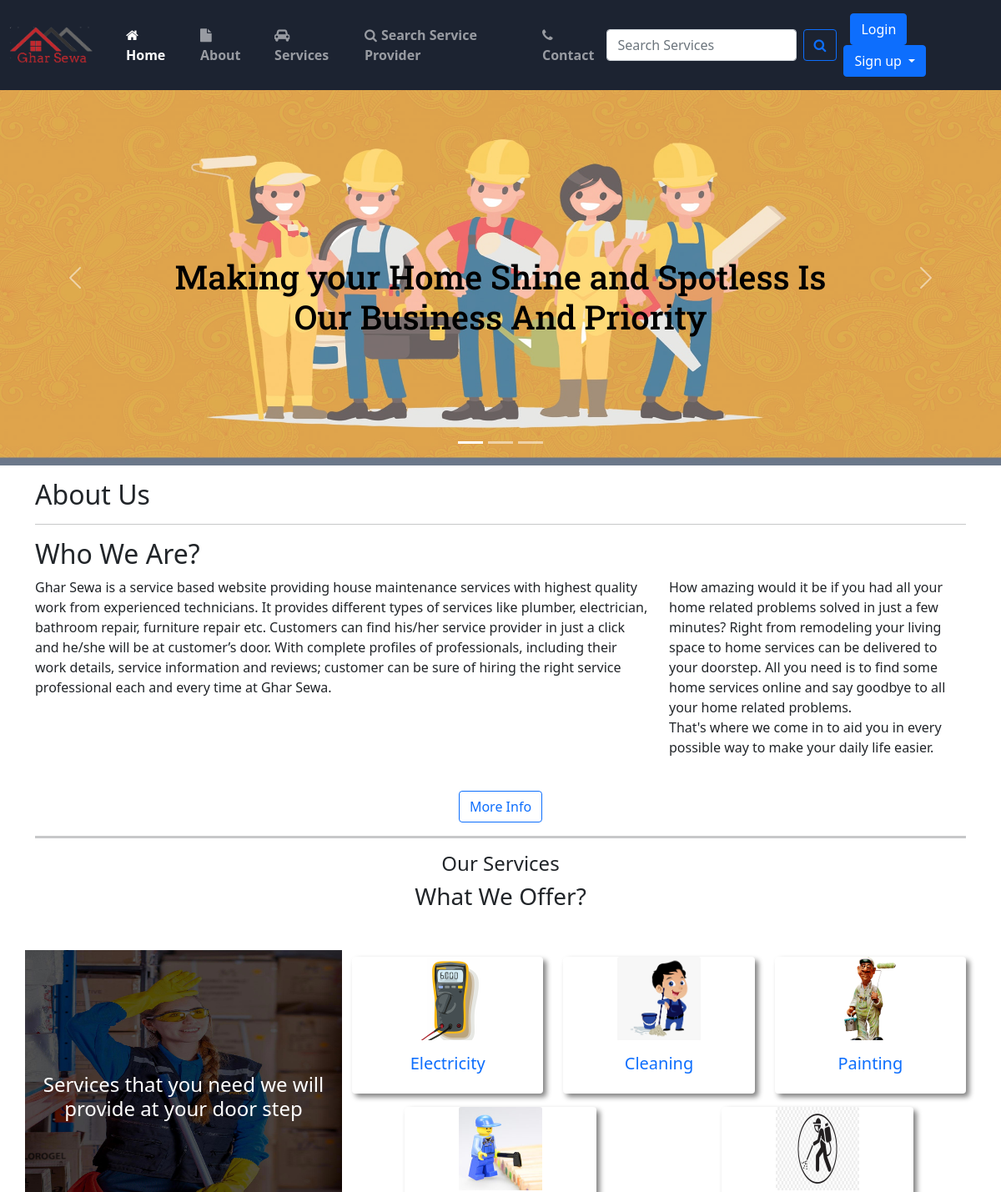
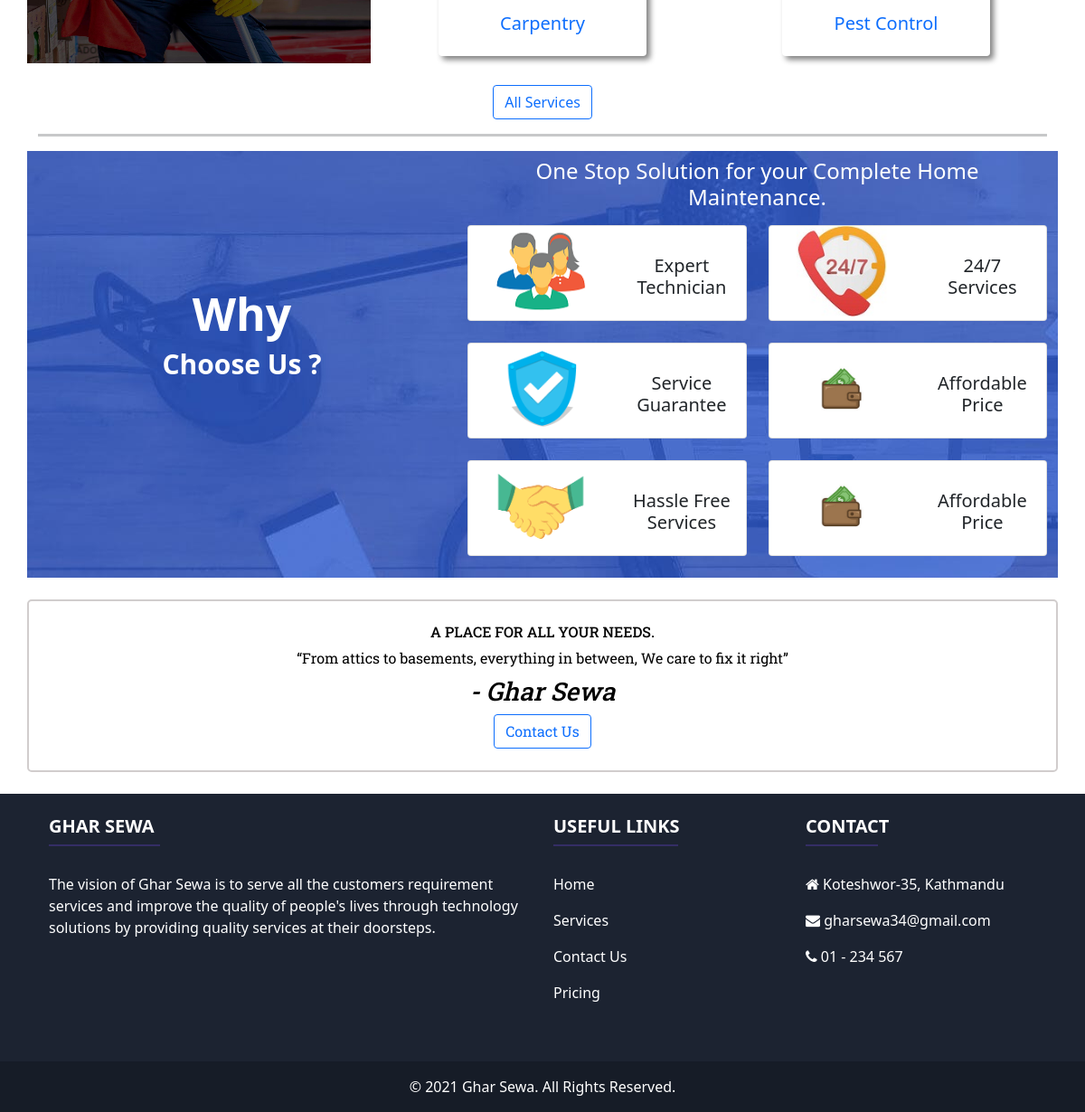
The page / on the database its author committed (2 pictures, top to bottom).
### home/models.py (models this page shows, shortened)
class Service(models.Model):
    service_id = models.AutoField(primary_key=True)
    service_name = models.CharField(max_length=50)
    service_desc = models.TextField()
    image = models.FileField(null=True)
    pub_date = models.DateField(auto_now_add=True)

### home/views.py (the view)
# urls.py: path('', views.index, name='index'),
def index(request):
    services = Service.objects.all()
    return render(request, 'index.html', {'services': services})

### templates/index.html (shortened to what this page needs)
{% extends 'base.html' %}
{% load static %}
{% block body %}
<div id="carouselExampleCaptions" class="carousel slide" data-bs-ride="carousel" data-interval="1000">
  <div class="carousel-indicators">
    <button type="button" data-bs-target="#carouselExampleCaptions" data-bs-slide-to="0" class="active"
      aria-current="true" aria-label="Slide 1"></button>
    <button type="button" data-bs-target="#carouselExampleCaptions" data-bs-slide-to="1" aria-label="Slide 2"></button>
    <button type="button" data-bs-target="#carouselExampleCaptions" data-bs-slide-to="2" aria-label="Slide 3"></button>
  </div>
  <div class="carousel-inner">
    <div class="carousel-item active">
      <img src="{% static 'img/banner2.jpg' %}" class="d-block w-100" style="opacity:0.7;" alt="First slide"
        height="450px;">
      <div class="carousel-caption d-none d-md-block">
        <h5 style="color:black; font-size:40px; margin-top: -25%; font-family: 'Roboto Slab', serif;">Making your Home
          Shine and Spotless Is Our Business And Priority</h5>
      </div>
    </div>
  </div>
  <button class="carousel-control-prev" type="button" data-bs-target="#carouselExampleCaptions" data-bs-slide="prev">
    <span class="carousel-control-prev-icon" aria-hidden="true"></span>
  </button>
  <button class="carousel-control-next" type="button" data-bs-target="#carouselExampleCaptions" data-bs-slide="next">
    <span class="carousel-control-next-icon" aria-hidden="true"></span>
  </button>
</div>
<section id="aboutus" class="container my-3">
  <div>
    <h2>About Us</h2>
    <hr>
    <h2>Who We Are?</h2>
  </div>
  <div class="row d-flex">
    <div class="col-md-8">
      <p>Ghar Sewa is a service based website providing house maintenance services with highest quality work from
        experienced technicians. It provides different types of services like plumber, electrician, bathroom repair,
        furniture repair etc. Customers can find his/her service provider in just a click and he/she will be at
        customer’s door. With complete profiles of professionals, including their work details, service information and
        reviews; customer can be sure of hiring the right service professional each and every time at Ghar Sewa.</p>
    </div>
    <div class="col-md-4">
      <p>How amazing would it be if you had all your home related problems solved in just a few minutes? Right from
        remodeling your living space to home services can be delivered to your doorstep. All you need is to find some
        home services online and say goodbye to all your home related problems.
        <br>
        That's where we come in to aid you in every possible way to make your daily life easier.
      </p>
    </div>
    <div class=" card col-md-12 mt-4" style="border-style: none;">
      <a href="/about" class="btn btn-outline-primary m-auto">More Info</a></a>
    </div>
  </div>
</section>
<div class="container">
  <hr style="height: 3px;">
</div>
<div class="services">
  <h4 class="text-center">Our Services</h4>
  <h3 class="text-center">What We Offer?</h3>
  <div class="container mt-5">
    <div class="row">
      <div class="col-md-4 d-flex align-items-center justify-content-center"
        style="background-image: url(static/img/service.jpg); color: white; background-size: 100% 100%; ">
        <h4 class="text-center">Services that you need we will provide at your door step</h4>
      </div>
      <div class="col-md-8">
        <div class="row" id="cardRow">
          {% for item in services.all|slice:"0:6" %}
          <div class="col-md-4">
            <a href="/services/{{item.service_id}}">
              <div class="card mt-2 mb-2" style="border-style: none; box-shadow: 4px 4px 6px grey;;">
                <img src="{{item.image.url}}" class="card-img-top mx-auto" alt="{{item.service_name}}"
                  style="width: 100px; height: 100px;">
                <div class="card-body">
                  <h5 class="card-title text-center">{{item.service_name}}</h5>
                </div>
              </div>
            </a>
          </div>
          {% endfor %}
        </div>
      </div>
    </div>
  </div>
  <div class=" card col-md-12 mt-4" style="border-style: none;">
    <a href="/services" class="btn btn-outline-primary m-auto">All Services</a></a>
  </div>
</div>
<div class="container">
  <hr style="height: 3px;">
</div>
<div class="container mt-3 mb-3" style="background-image: url(static/img/about.jpg);">
  <div class="row">
    <div class="col-md-5 text-center" style="margin-top: 150px;">
      <h1 style="font-size: 50px; font-weight: bold; color:white;">Why</h1>
      <h3 style="font-size: 30px; font-weight: bold; color: white;">Choose Us ?</h3>
    </div>
    <div class="col-md-7 mx-auto">
      <h4 class="text-center mt-2 mb-3" style="color: white;">One Stop Solution for your Complete Home Maintenance.</h4>
      <div class="row">
        <div class="col-md-6 col-sm-6">
          <div class="card mb-4">
            <div class="row no-gutters">
              <div class="col-md-6">
                <img class="card-img-top" src="{% static 'img/et.png' %}" alt="Expert Technician"
                  style="width: 100px; height: 100px; margin-left: 30px;">
              </div>
              <div class="col-md-6">
                <div class="card-body">
                  <h5 class="card-title mt-3 text-center">Expert Technician</h5>
                </div>
              </div>
            </div>
          </div>
        </div>
        <div class="col-md-6 col-sm-6">
          <div class="card mb-4">
            <div class="row no-gutters">
              <div class="col-md-6">
                <img class="card-img-top" src="{% static 'img/clock.jpg' %}" alt="24/7 services"
                  style="width: 100px; height: 100px; margin-left: 30px;">
              </div>
              <div class="col-md-6">
                <div class="card-body">
                  <h5 class="card-title mt-3 text-center">24/7 Services</h5>
                </div>
              </div>
            </div>
          </div>
        </div>
        <div class="col-md-6 col-sm-6">
          <div class="card mb-4" >
            <div class="row no-gutters">
              <div class="col-md-6">
                <img class="card-img-top" src="{% static 'img/guarn.png' %}" alt="Service Guarantee"
                  style="width: 100px; height: 100px; margin-left: 30px;">
              </div>
              <div class="col-md-6">
                <div class="card-body">
                  <h5 class="card-title mt-3 text-center">Service Guarantee</h5>
                </div>
              </div>
            </div>
          </div>
        </div>
        <div class="col-md-6 col-sm-6">
          <div class="card mb-4" >
            <div class="row no-gutters">
              <div class="col-md-6">
                <img class="card-img-top" src="{% static 'img/price.jpg' %}" alt="Affordable Price"
                  style="width: 100px; height: 100px; margin-left: 30px;">
              </div>
              <div class="col-md-6">
                <div class="card-body">
                  <h5 class="card-title mt-3 text-center">Affordable Price</h5>
                </div>
              </div>
            </div>
          </div>
        </div>
        <div class="col-md-6 col-sm-6">
          <div class="card mb-4" >
            <div class="row no-gutters">
              <div class="col-md-6">
                <img class="card-img-top" src="{% static 'img/hand.png' %}" alt="Hassle Free Services"
                  style="width: 100px; height: 100px;  margin-left: 30px;">
              </div>
              <div class="col-md-6">
                <div class="card-body">
                  <h5 class="card-title mt-3 text-center">Hassle Free Services</h5>
                </div>
              </div>
            </div>
          </div>
        </div>
        <div class="col-md-6 col-sm-6">
          <div class="card mb-4" >
            <div class="row no-gutters">
              <div class="col-md-6">
                <img class="card-img-top" src="{% static 'img/price.jpg' %}" alt="Affordable Price"
                  style="width: 100px; height: 100px; margin-left: 30px;">
              </div>
              <div class="col-md-6">
                <div class="card-body">
                  <h5 class="card-title mt-3 text-center">Affordable Price</h5>
                </div>
              </div>
            </div>
          </div>
        </div>
      </div>
    </div>
  </div>
</div>
<div class="slogan container my-4 text-center p-4">
  <h6 style="text-transform: uppercase;">A place for all your needs.</h6>
  <q>From attics to basements, everything in between, We care to fix it right</q>
  <div class="mt-2">
    <h3><em>- Ghar Sewa</em></h3>
    <a href="{% url 'contact' %}" class="btn btn-outline-primary">Contact Us</a>
  </div>
</div>
{% endblock body %}

### static/css/style.css (style rules this page uses)
:root { --font1: "Montserrat"; --font2: "Roboto Slab"; --color1: #708ce7; }
* { box-sizing: border-box; margin: 0; padding: 0; }
html { scroll-behavior: smooth; }
body { overflow-x: hidden; line-height: 1.5; }
img { display: block; }
.row { justify-content: space-between; }
.slogan { border: solid 2px rgb(209, 205, 205); font-family: var(--font2); color: black; border-radius: 5px; }
.m-auto { margin: auto; }

### templates/base.html (style rules this page uses)
a { text-decoration: none; }

### templates/index.html (style rules this page uses)
#cardRow { justify-content: space-around; }

### rows shown on the page
Service: image (picture), service_name "Electricity"
Service: image (picture), service_name "Cleaning"
Service: image (picture), service_name "Painting"
Service: image (picture), service_name "Carpentry"
Service: image (picture), service_name "Pest Control"
